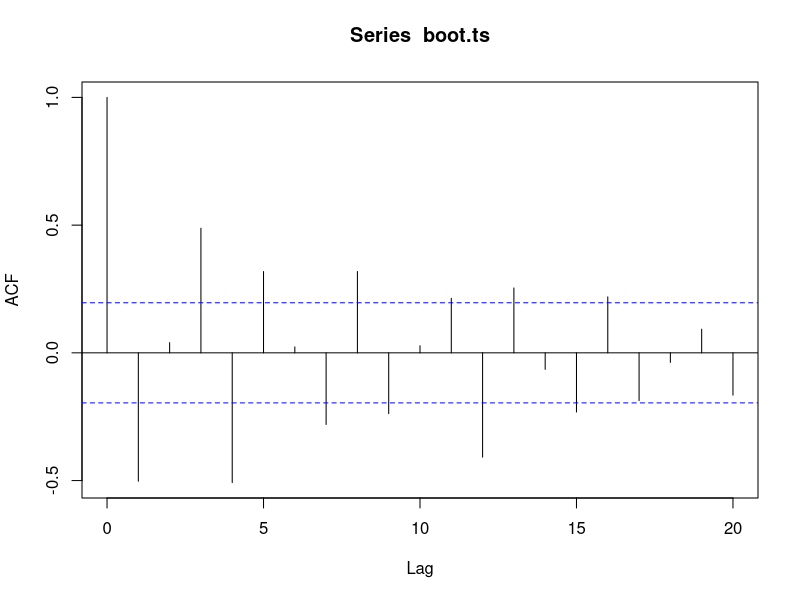
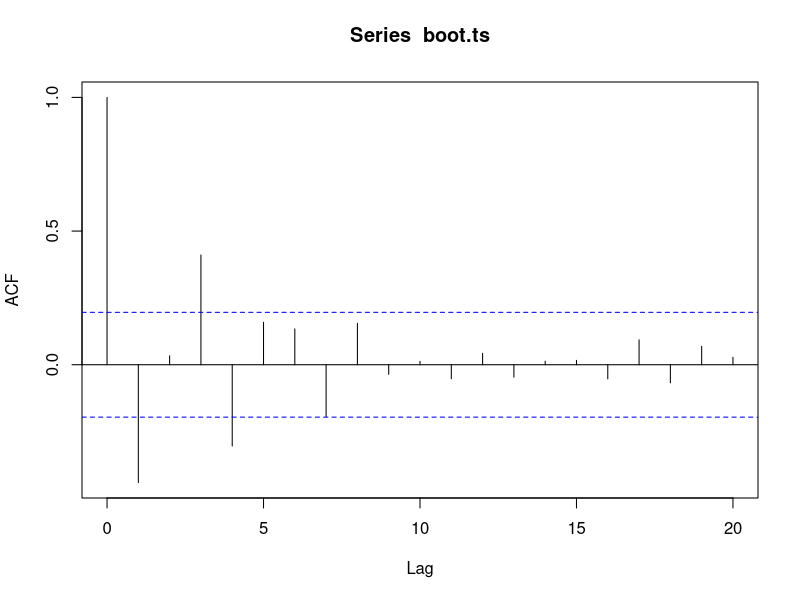
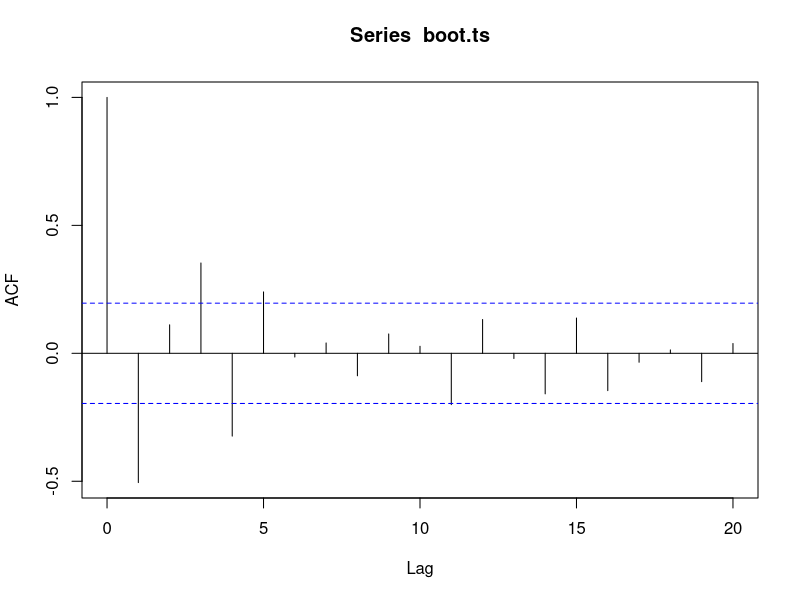
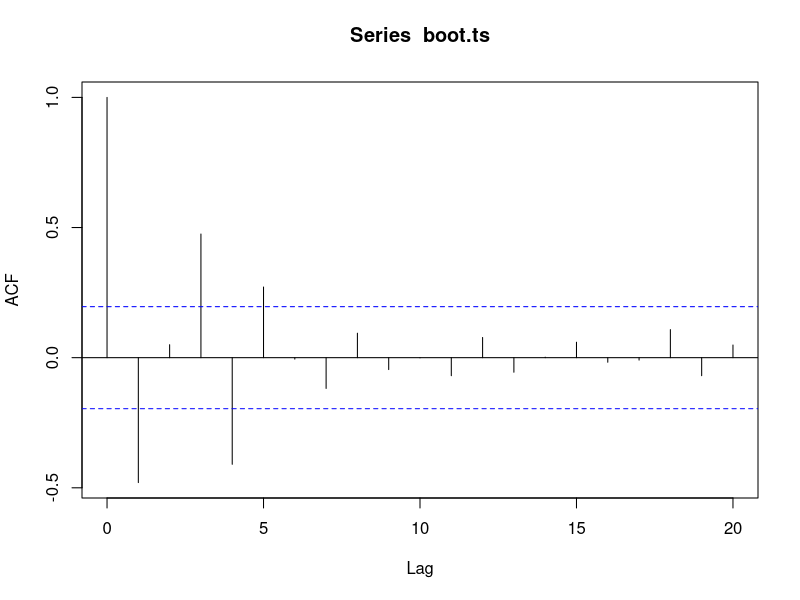
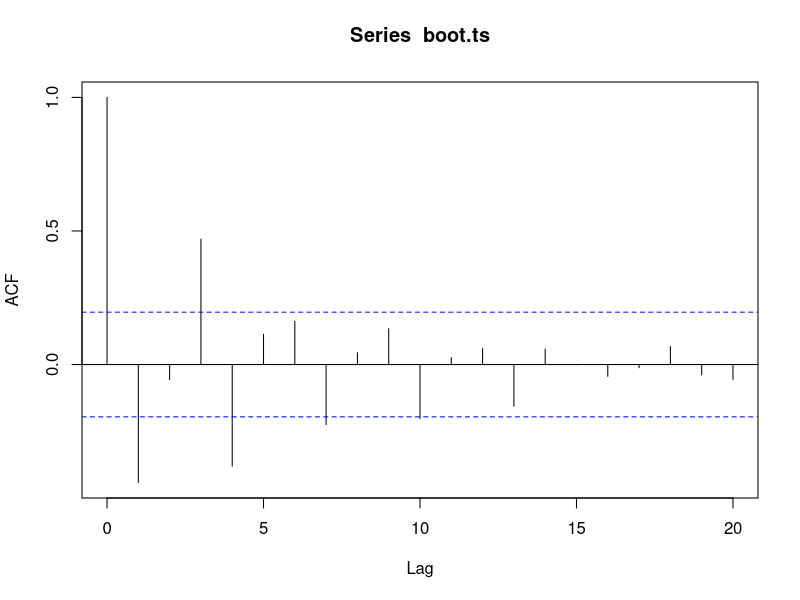
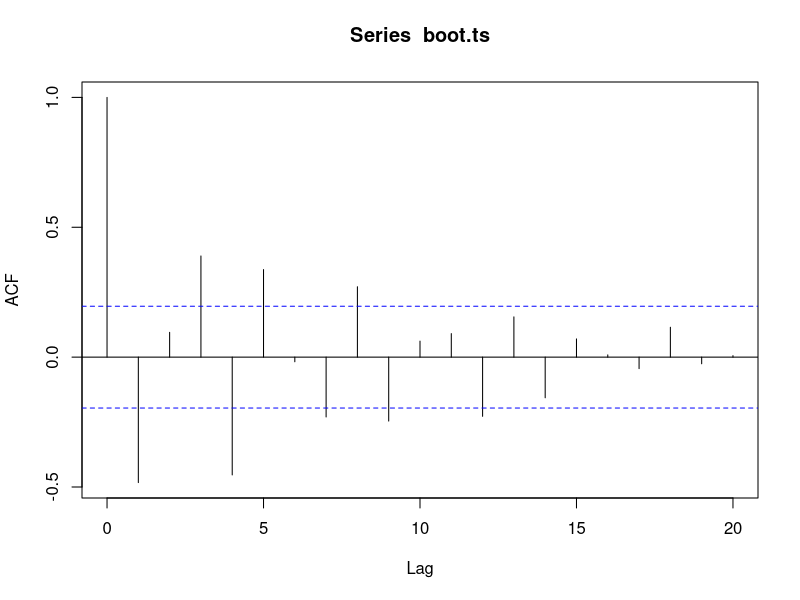
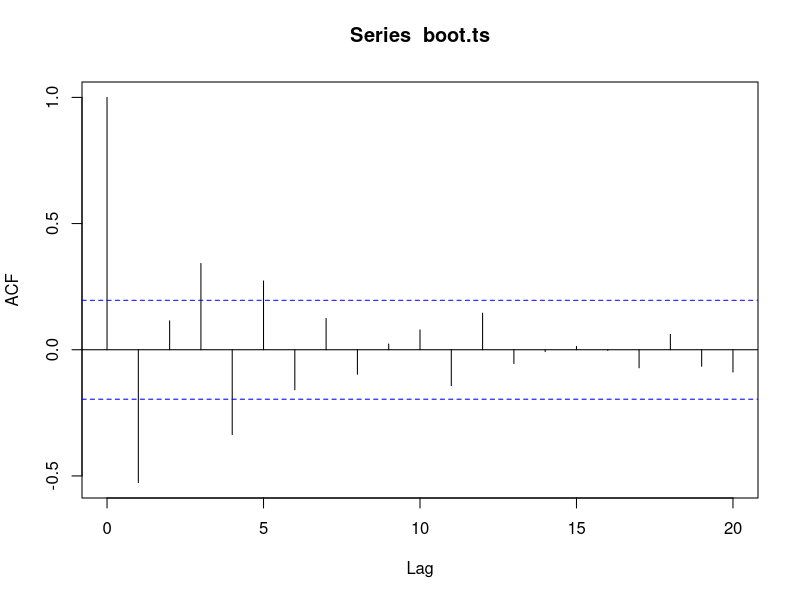
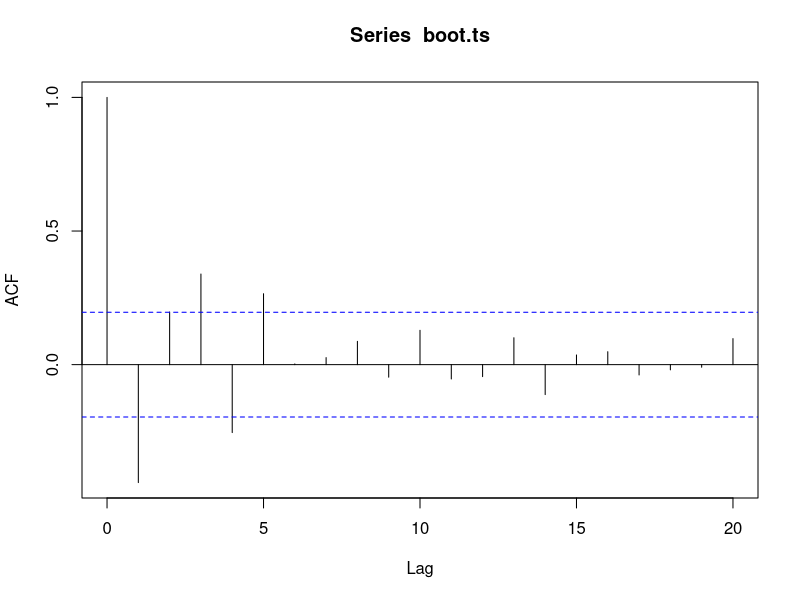

R code for these plots, in order: (Note: this script raises an error after producing the figures.)
################################

install.packages('ggplot2')
library(ggplot2)

n = 100
l = 10
nboot = 1000 # numero replicacoes bootstrap
nsim = 1000 # numero de simulacoes
boot_m <- numeric(nboot)
true <- numeric(nsim)
acf_boot <-numeric(nboot)

data <- arima.sim(list(order=c(3,0,0),ar=c(-0.5, 0.1, 0.6)),n=n)

true_mean <- mean(data) # media da serie simulada

for(j in 1:nboot){
  block <- sample(1:(n-l+1),(n/l),replace=TRUE) # faz a amostragem de cada inicial fixa do bloco
  boot.ts <- numeric(n)
  for(i in 1:(n/l)){ 
    boot.ts[(1+(i-1)*l):(l*i)] <- data[block[i]:(block[i]+l-1)] # link entre a posicao da serie boot com a posicao reamostrada nos dados
  }
  boot_m[j] = mean(boot.ts) # media da serie boot para cada replicacao boot
  acf_boot[j] = acf(boot.ts)
}

#media das 1000 medias bootstrap
boot_mean <- mean(boot_m) 

#distribuicao empirica
hist(boot_m,col='blue',main="Empirical Distribution Function")

#intervalo de confianca
ICboot = quantile(boot_m, c(0.975, 0.025))

# desvio padrao
sd_boot <- sqrt((1/(nboot-1))*sum(boot_m[j]-boot_mean)^2)

#vies
bias <- boot_mean - true_mean

#mean squared error
MSE <- ((sd_boot)^2) + bias^2

#########################################

# construindo grafico acf
dataacf <- acf(data)

data_acf <- t(do.call(cbind, dataacf))
data_acf <- data_acf[1,]
data_acf <- as.numeric(data_acf)
boot_acf <- t(do.call(cbind, acf_boot))
boot_acf[1,] = seq(0,20)
data_acf <- dataacf[1]
remove(data_acf)

boott_acf <- boot_acf[-1,]
remove(boot_acf)
boot_acf <- boott_acf
remove(boott_acf)

IC <- matrix(NA,2,21)
for (c in 1:21){
  IC[1,c] = quantile(boot_acf[,c],0.025)
  IC[2,c] = quantile(boot_acf[,c],0.975)
}

acfb <- matrix(NA,3,21)
acfb[1,] <- IC[1,]
acfb[2,] <- data_acf
acfb[3,] <- IC[2,]

lags <- seq(0,20)
plot(lags[1:5], acfb[2,1:5], type="l",ylim = c(-0.5,1))
lines(lags[1:5], acfb[1,1:5] , type="l", col="red")
lines(lags[1:5], acfb[3,1:5] , type="l", col="red")


windows() # multiplos graficos
par(mfrow=c(2,2))
ts.plot(data)
ts.plot(boot.ts)
ts.plot(boot.ts,data,col=c("blue","red"))

dataset <- data.frame(data,boot.ts,1:n)

windows()
ggplot(dataset,aes(1:n))+ geom_line(aes(y = data, colour = "data"),colour="blue") + 
  geom_line(aes(y = boot.ts, colour = "boot"),colour="red")+ geom_vline(xintercept = seq(1,100,10))
